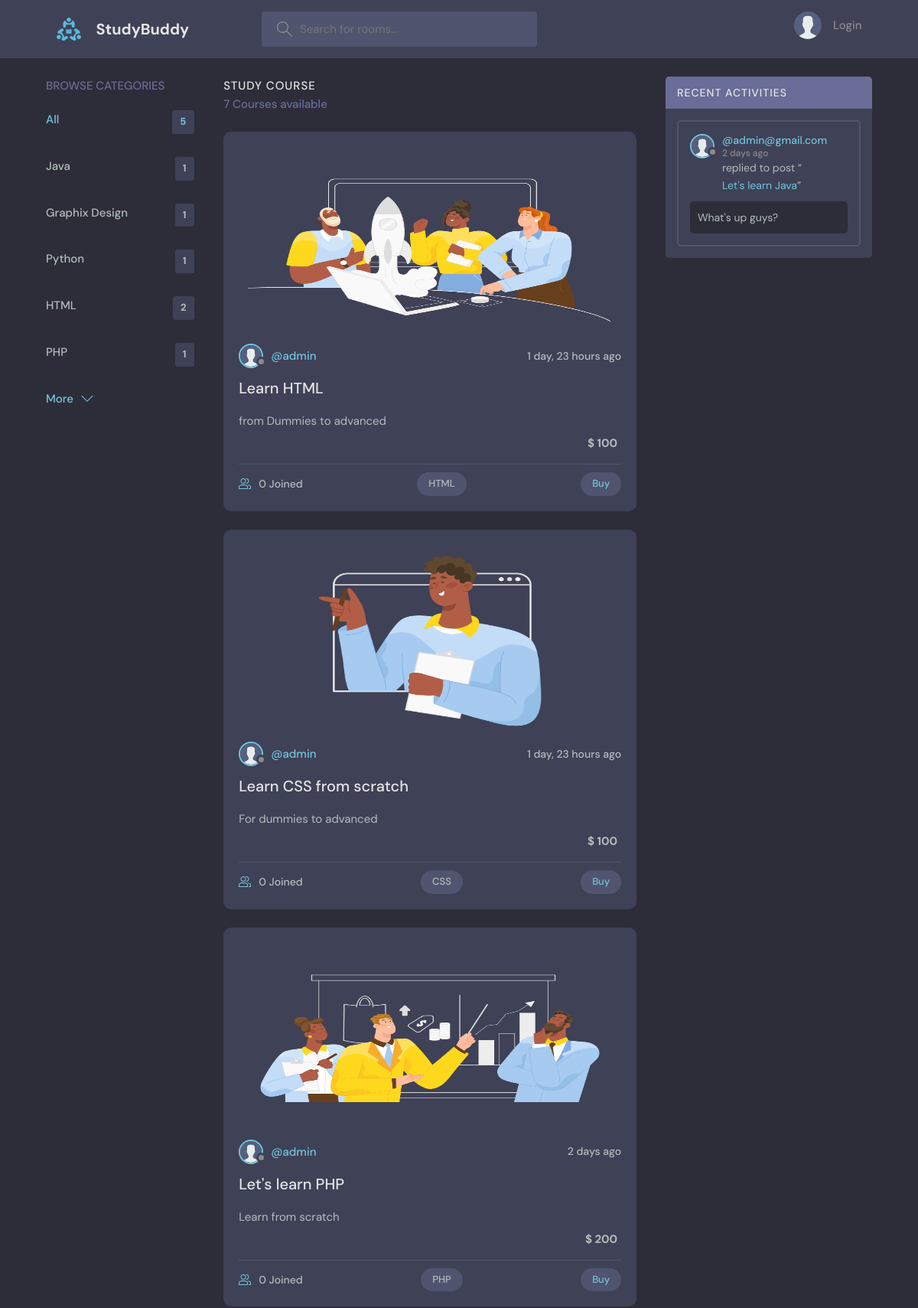
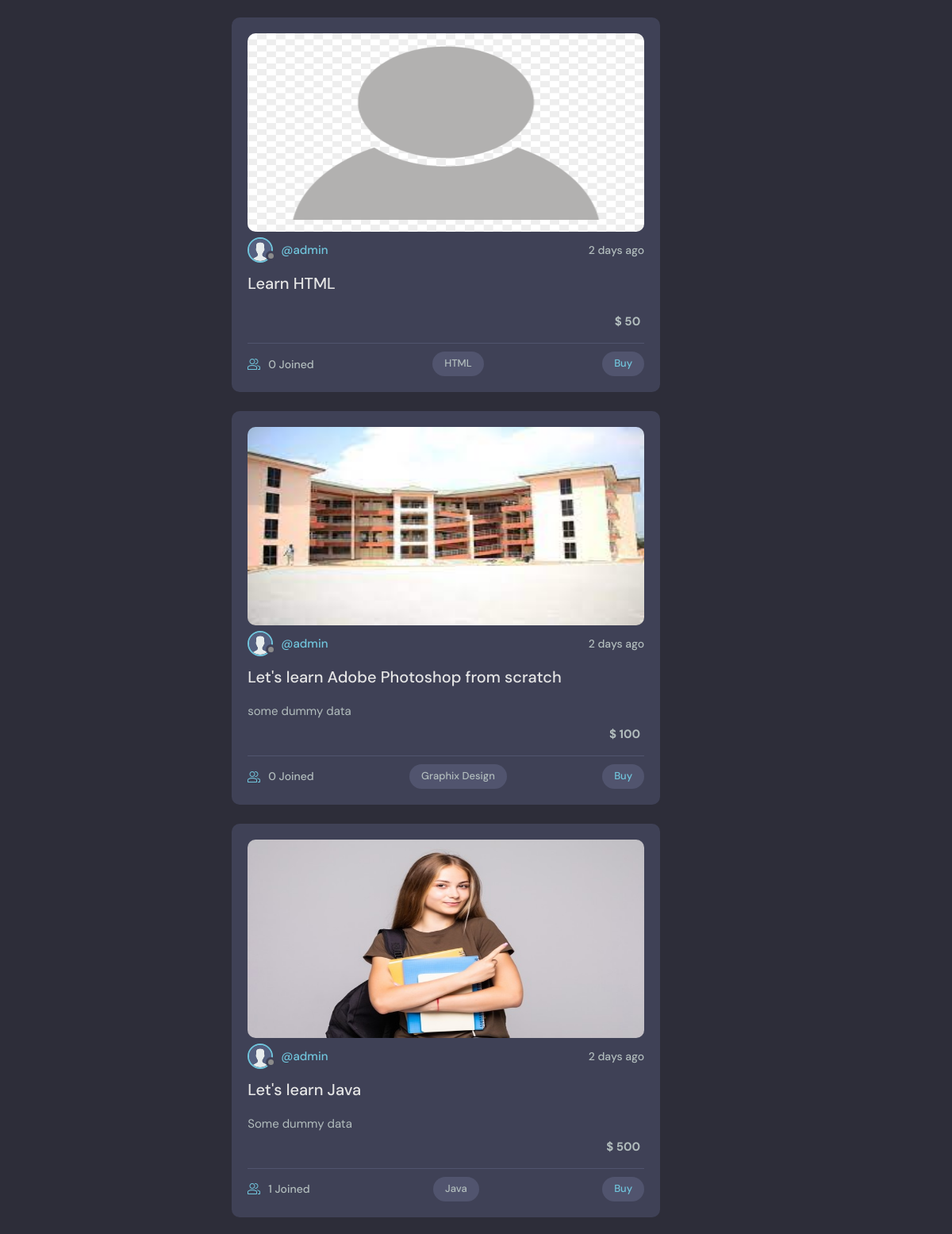
The page / (upper part) on the database its author committed (2 pictures, top to bottom).
### base/models.py (models this page shows, shortened)
class Topic(models.Model):
    name = models.CharField(max_length=200)

class Room(models.Model):
    host = models.ForeignKey(User, on_delete=models.SET_NULL, null=True)
    topic = models.ForeignKey(Topic, on_delete=models.SET_NULL, null=True)
    name = models.CharField(max_length=200)
    price = models.IntegerField(default=0)
    image = models.ImageField(null=True, default="avatar.svg", upload_to='images/')
    description = models.TextField(null=True, blank=True)
    participants =  models.ManyToManyField(User, related_name='participants', blank=True)
    updated = models.DateTimeField(auto_now=True)
    created = models.DateTimeField(auto_now_add=True)
    class Meta:
        ordering = ['-updated', '-created']
    def __str__(self):
        return self.name

class User(AbstractUser):
    name = models.CharField(max_length=200, null=True)
    email = models.EmailField(unique= True, null=True)
    bio = models.TextField(null=True)
    avatar = models.ImageField(null=True, default="avatar.svg")
    USERNAME_FIELD = 'email'
    REQUIRED_FIELDS = ["username"]

class Message(models.Model):
    user = models.ForeignKey(User, on_delete=models.CASCADE)
    room = models.ForeignKey(Room, on_delete=models.CASCADE)
    body = models.TextField()
    updated = models.DateTimeField(auto_now=True)
    created = models.DateTimeField(auto_now_add=True)
    class Meta:
        ordering = ['-updated', '-created']

### base/views.py (the view)
# urls.py: path('', view=views.home, name="home"),
def home(request):
    q = request.GET.get('q') if request.GET.get('q') != None else ''
    rooms = Room.objects.filter(
        Q(topic__name__icontains=q) |
        Q(name__contains=q) |
        Q(description__contains=q)
    )
    topics = Topic.objects.all()[0:5]
    room_count = rooms.count()
    room_messages = Message.objects.filter(Q(room__topic__name__icontains=q))
    context = {'rooms': rooms, "topics": topics, "room_count": room_count, 'room_messages': room_messages}
    return render(request=request, template_name='base/home.html', context=context)

### base/templates/base/home.html (shortened to what this page needs)
{% extends 'main.html' %}
{% load static %}
{% block content%}
  <main class="layout layout--3">
    <div class="container">
      {% include 'base/topics_component.html' %}
      <div class="roomList">
        <div class="roomList__header">
          <div>
            <h2>Study Course</h2>
            <p>{{rooms.count}} Courses available</p>
          </div>
        </div>
        {% include 'base/feed_component.html' %}
      </div>
      {% include 'base/activity_component.html' %}
    </div>
  </main>
{% endblock content %}

### base/templates/base/topics_component.html
      <div class="topics">
        <div class="topics__header">
          <h2>Browse Categories</h2>
        </div>
        <ul class="topics__list">
          <li>
            <a href="{% url 'home' %}" class="active">All <span>{{topics.count}}</span></a>
          </li>
          {% for topic in topics %}
            <li>
                <a href="{% url 'home'%}?q={{topic.name}}">{{topic.name}} <span>{{topic.room_set.all.count}}</span></a>
            </li>
          {% endfor %}
        </ul>
        <a class="btn btn--link" href="{% url 'topic' %}">
          More
          <svg version="1.1" xmlns="http://www.w3.org/2000/svg" width="32" height="32" viewBox="0 0 32 32">
            <title>chevron-down</title>
            <path d="M16 21l-13-13h-3l16 16 16-16h-3l-13 13z"></path>
          </svg>
        </a>
      </div>

### base/templates/base/feed_component.html (shortened to what this page needs)
{% for room in rooms %}
    <div class="roomListRoom">
        <img src="{{room.image.url}}" style="height:250px; border-radius:10px;" />
    <div class="roomListRoom__header">
        <a href="{% url 'profile' room.host.id %}" class="roomListRoom__author">
        <div class="avatar avatar--small">
            <img src="{{room.host.avatar.url}}" />
        </div>
        <span>@{{room.host.username}}</span>
        </a>
        <div class="roomListRoom__actions">
        <span>{{room.created|timesince}} ago</span>
        </div>
    </div>
    <div class="roomListRoom__content">
        <a href="{% url 'room' room.id %}">{{room.name}}</a>
        <p>
            {{ room.description }}
        </p>
        <p style="text-align:right; font-weight:bold; padding:5px; background:">$ {{room.price}}</p>
    </div>
    <div class="roomListRoom__meta">
        <a href="{% url 'room' room.id%}" class="roomListRoom__joined">
        {{room.participants.count}} Joined
        </a>
        <p class="roomListRoom__topic">{{room.topic.name}}</p>
        <a href="" class="roomListRoom__topic">Buy</a>
    </div>
    </div>
{% endfor %}

### base/templates/base/activity_component.html (shortened to what this page needs)
<div class="activities">
  <div class="activities__header">
    <h2>Recent Activities</h2>
  </div>
  {% for message in room_messages %}
    <div class="activities__box">
      <div class="activities__boxHeader roomListRoom__header">
        <a href="{% url 'profile' message.user.id %}" class="roomListRoom__author">
          <div class="avatar avatar--small">
            <img src="{{message.user.avatar.url}}" />
          </div>
          <p>
            @{{message.user}}
            <span>{{message.created|timesince}} ago</span>
          </p>
        </a>
      </div>
      <div class="activities__boxContent">
        <p>replied to post “<a href="{% url 'room' message.room.id %}">{{message.room}}</a>”</p>
        <div class="activities__boxRoomContent">
          {{message.body}}
        </div>
      </div>
    </div>
  {% endfor %}
</div>

### rows shown on the page
Topic: name "Java", room_set.all.count "1"
Topic: name "Graphix Design", room_set.all.count "1"
Topic: name "Python", room_set.all.count "1"
Topic: name "HTML", room_set.all.count "2"
Topic: name "PHP", room_set.all.count "1"
Room: image (picture), host.avatar (placeholder picture), host.username "admin", created "1 day, 23 hours", name "Learn HTML", description "from Dummies to advanced", price "100", participants.count "0", topic.name "HTML"
Room: image (picture), host.avatar (placeholder picture), host.username "admin", created "1 day, 23 hours", name "Learn CSS from scratch", description "For dummies to advanced", price "100", participants.count "0", topic.name "CSS"
Room: image (picture), host.avatar (placeholder picture), host.username "admin", created "2 days", name "Let's learn PHP", description "Learn from scratch", price "200", participants.count "0", topic.name "PHP"
Room: image (picture), host.avatar (placeholder picture), host.username "admin", created "2 days", name "Learn HTML", price "50", participants.count "0", topic.name "HTML"
Room: image (picture), host.avatar (placeholder picture), host.username "admin", created "2 days", name "Let's learn Adobe Photoshop from scratch", description "some dummy data", price "100", participants.count "0", topic.name "Graphix Design"
Room: image (picture), host.avatar (placeholder picture), host.username "admin", created "2 days", name "Let's learn Java", description "Some dummy data", price "500", participants.count "1", topic.name "Java"
Message: user.avatar (placeholder picture), user "admin@gmail.com", created "2 days", room "Let's learn Java", body "What's up guys?"

### other values the page prints
{{ topics.count }} "5"
{{ rooms.count }} "7"
